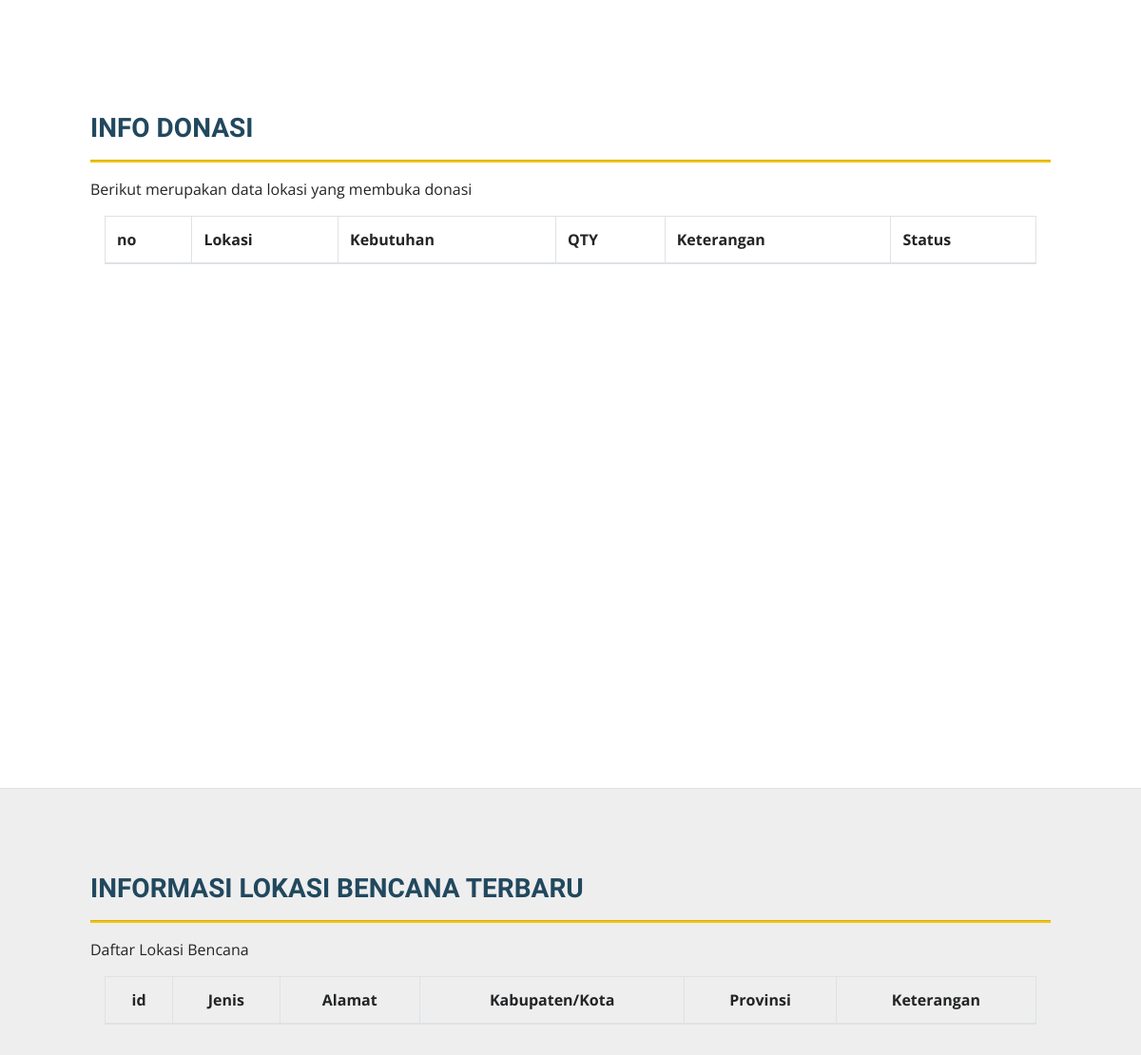
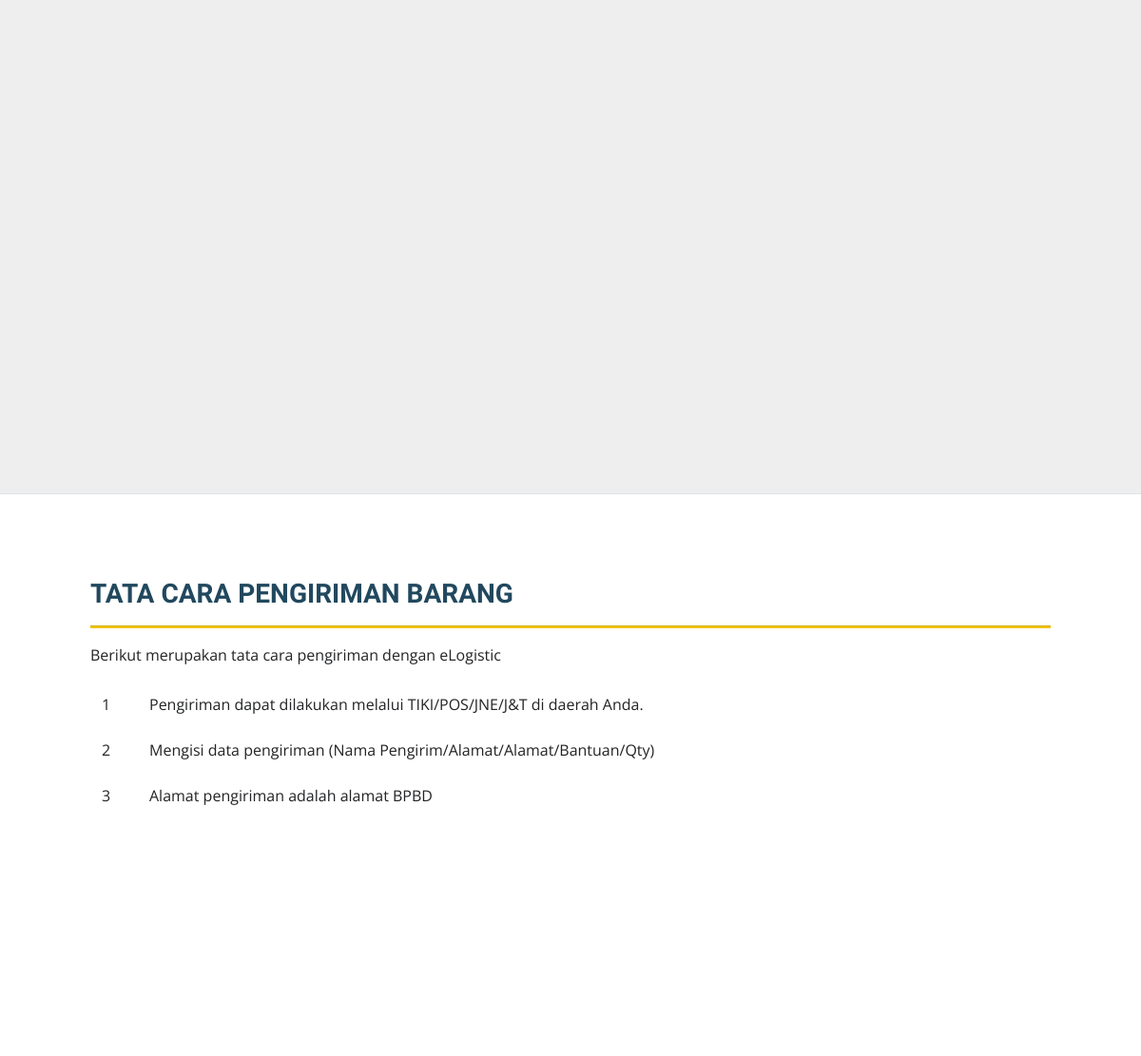
Before: / (middle part) with the older database file (2 pictures, top to bottom).
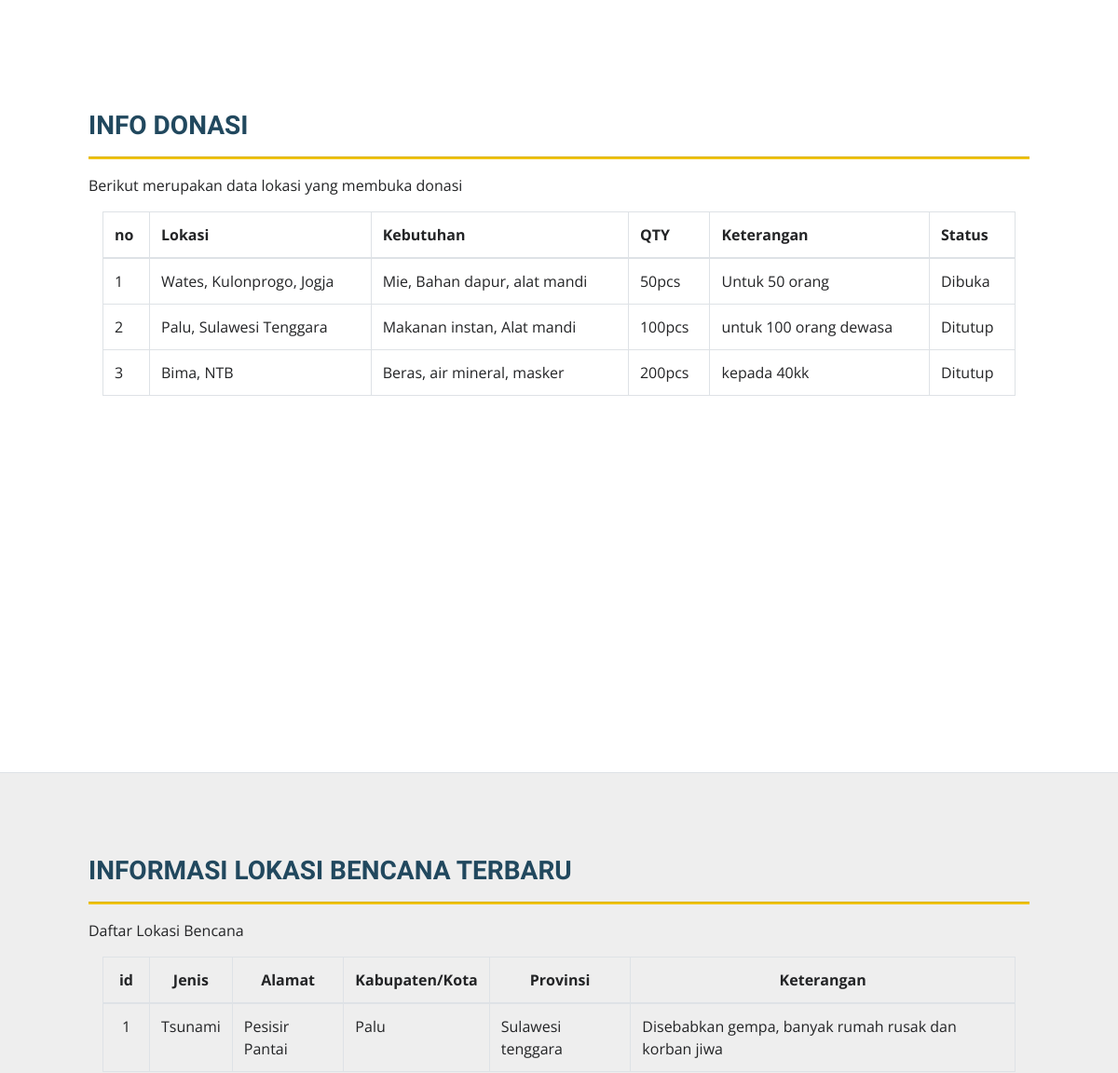
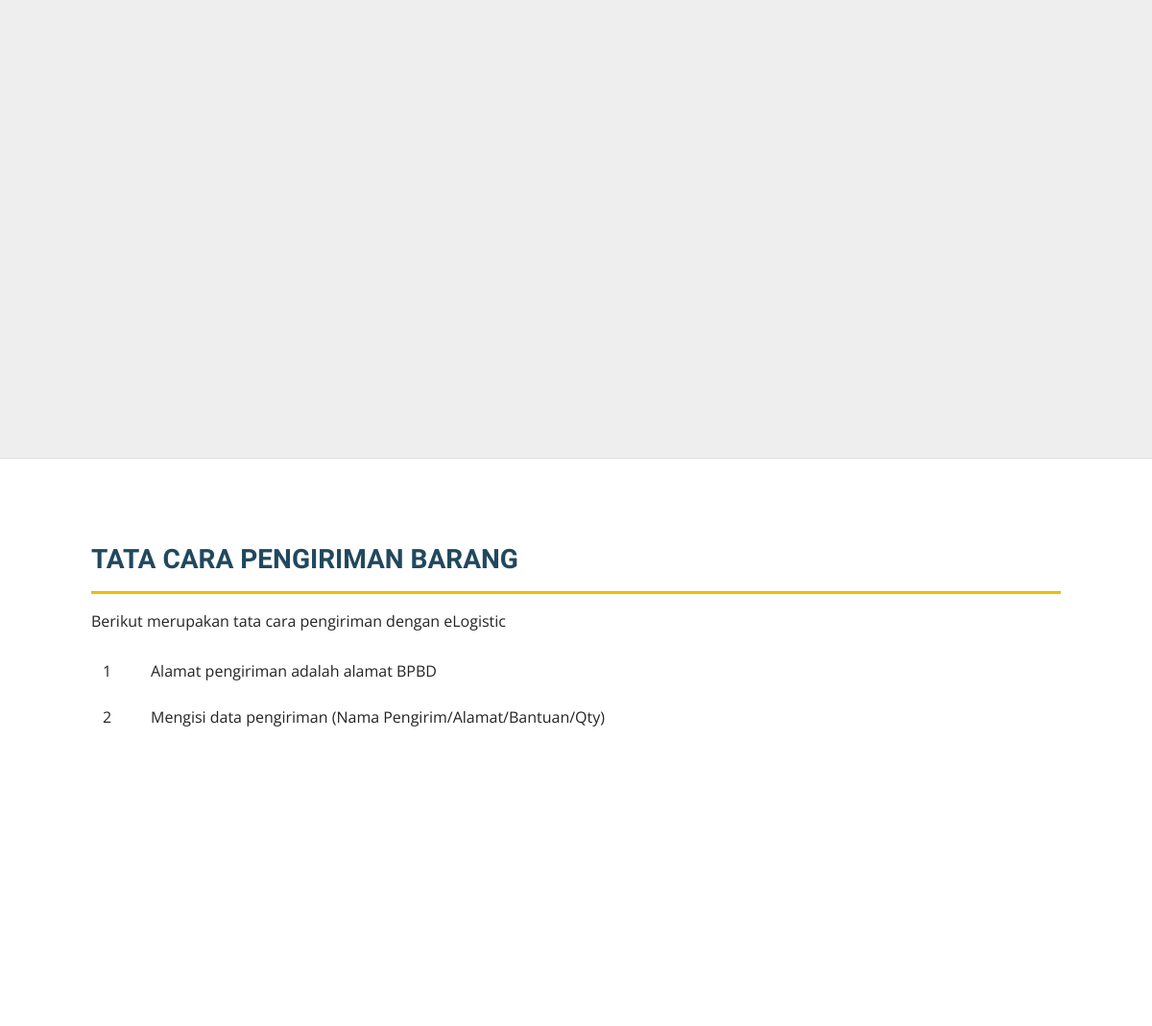
After: the same page with the newer database file (2 pictures, top to bottom).
### tables this page shows
CREATE TABLE `prosedur` (
  `id` int(11) NOT NULL,
  `prosedur` varchar(300) NOT NULL
);

CREATE TABLE `kebutuhan` (
  `id` int(11) NOT NULL,
  `lokasi` varchar(150) NOT NULL,
  `kebutuhan` varchar(100) NOT NULL,
  `qty` varchar(50) NOT NULL,
  `keterangan` varchar(200) NOT NULL,
  `status` varchar(10) NOT NULL
);

CREATE TABLE `lokasi` (
  `id` int(11) NOT NULL,
  `jenis` varchar(50) NOT NULL,
  `alamat` varchar(200) NOT NULL,
  `kabupaten` varchar(50) NOT NULL,
  `provinsi` varchar(50) NOT NULL,
  `keterangan` varchar(300) NOT NULL
);

### application/controllers/Home.php (called while the page is built, shortened)
<?php
class Home extends CI_Controller {
	public function index()
	{
		$this->data['kebutuhan'] = $this->KebutuhanModel->getKebutuhan('kebutuhan');
		$this->data['lokasi'] = $this->LokasiModel->getLokasi('lokasi');
		$this->data['hasilnya'] = $this->ProsedurModel->getProsedur('prosedur');
		$this->load->view('Home', $this->data);
	}
}

### index.php (called while the page is built, shortened)
<?php
require_once BASEPATH.'core/CodeIgniter.php';

### application/models/ProsedurModel.php (called while the page is built, shortened)
<?php
class ProsedurModel extends CI_Model {
	public function getProsedur($table_name){
		$get_cara = $this->db->get($table_name);
		return $get_cara->result_array();
	}
}

### application/models/KebutuhanModel.php (called while the page is built, shortened)
<?php
class KebutuhanModel extends CI_Model {
	public function getKebutuhan($table_name){
		$get_cara = $this->db->get($table_name);
		return $get_cara->result_array();
	}
}

### application/models/LokasiModel.php (called while the page is built, shortened)
<?php
class LokasiModel extends CI_Model {
	public function getLokasi($table_name){
		$get_lokasi = $this->db->get($table_name);
		return $get_lokasi->result_array();
	}
}

### application/views/Home.php (the view, shortened to what this page needs)
<!DOCTYPE html>
<html lang="en">
<head>
  <link href="<?php echo base_url(); ?>/assets/vendor/bootstrap/css/bootstrap.min.css" rel="stylesheet">
  <link href="<?php echo base_url(); ?>/assets/vendor/font-awesome/css/font-awesome.min.css" rel="stylesheet">
  <link href="<?php echo base_url(); ?>/assets/css/home.css" rel="stylesheet">
</head>
<body id="page-top">
  <div class="container-fluid p-0">
    <section class="resume-section container-fluid" id="info">
      <div class="my-auto">
        <h3 class="mb-0">
          <span class="text-primary">INFO DONASI</span>
        </h3>
        <hr>
        <p class="mb-3">Berikut merupakan data lokasi yang membuka donasi</p>
        <div class="col-md-12">
        <table class="table table-bordered">
          <thead>
            <tr>
              <th scope="col">no</th>
              <th scope="col">Lokasi</th>
              <th scope="col">Kebutuhan</th>
              <th scope="col">QTY</th>
              <th scope="col">Keterangan</th>
              <th scope="col">Status</th>
              </tr>
          </thead>
          <tbody>
            <?php
            $no = 1;
            foreach($kebutuhan as $k){ ?>
            <tr>
              <td width="50px" scope="row"><?php echo $no++ ?></td>
              <td><?php echo $k['lokasi'] ?></td>
              <td><?php echo $k['kebutuhan'] ?></td>
              <td><?php echo $k['qty'] ?></td>
              <td><?php echo $k['keterangan'] ?></td>
              <td><?php echo $k['status'] ?></td>
            </tr>
            <?php } ?>
          </tbody>
        </table>
        </div>
      </div>
    </section>
    <section class="resume-section container-fluid" id="lokasi">
      <div class="my-auto">
        <h3 class="mb-0">
          <span class="text-primary">INFORMASI LOKASI BENCANA TERBARU</span>
        </h3>
        <hr>
        <p class="mb-3">Daftar Lokasi Bencana</p>
        <div class="col-md-12">
        <table class="table table-bordered" >
          <thead style="text-align: center;">
            <tr>
              <th scope="col">id</th>
              <th scope="col">Jenis</th>
              <th scope="col">Alamat</th>
              <th scope="col">Kabupaten/Kota</th>
              <th scope="col">Provinsi</th>
              <th scope="col">Keterangan</th>
              </tr>
          </thead>
          <tbody>
            <?php
            $no = 1;
            foreach($lokasi as $l){ ?>
            <tr>
              <td style="text-align: center;" width="50px" scope="row"><?php echo $no++ ?></td>
              <td><?php echo $l['jenis'] ?></td>
              <td><?php echo $l['alamat'] ?></td>
              <td><?php echo $l['kabupaten'] ?></td>
              <td><?php echo $l['provinsi'] ?></td>
              <td><?php echo $l['keterangan'] ?></td>
            </tr>
            <?php } ?>
          </tbody>
        </table>
      </div>
      </div>
    </section>
    <section class="resume-section container-fluid " id="prosedur">
      <div class="my-auto">
        <h3 class="mb-0"><span class="text-primary">TATA CARA PENGIRIMAN BARANG</span></h3>
        <hr>
        <p class="mb-3">Berikut merupakan tata cara pengiriman dengan eLogistic</p>
        <table class="table table-borderless">
          <tbody>
            <?php
            $no = 1;
            foreach($hasilnya as $r){ ?>
            <tr>
              <td width="50px" scope="row"><?php echo $no++ ?></td>
              <td><?php echo $r['prosedur'] ?></td>
            </tr>
            <?php } ?>
          </tbody>
        </table>
      </div>
      </div>
</body>
</html>

### assets/css/home.css (style rules this page uses)
body { font-family: 'Open Sans', serif; color: #232426; }
h1,h2,h3,h4,h5,h6 { font-family: 'Saira Extra Condensed', serif; font-weight: 700; text-transform: uppercase; color: #343a40; }
hr { height: 2px; background-color: #f1c40f; -webkit-animation: color 5s ease-in 0s infinite alternate running; -moz-animation: color 5s linear 0s infinite alternate running; animation: color 5s linear 0s infinite alternate running; }
.my-auto { padding-left: 10vh; padding-right: 10vh; padding-top: 5vh; }
section.resume-section { border-bottom: 1px solid #dee2e6; padding-top: 3rem !important; padding-bottom: 3rem !important; }
section.resume-section { min-height: 100vh; }
section.resume-section { padding-top: 3rem !important; padding-bottom: 3rem !important; }
.text-primary { color: #21485e !important; }
#lokasi { background-color: #eee; }

Changed rows visible on the page:
removed prosedur: prosedur "Pengiriman dapat dilakukan melalui TIKI/POS/JNE/J&T di daerah Anda."
removed prosedur: prosedur "Mengisi data pengiriman (Nama Pengirim/Alamat/Alamat/Bantuan/Qty)"
added kebutuhan: lokasi "Wates, Kulonprogo, Jogja", kebutuhan "Mie, Bahan dapur, alat mandi", qty "50pcs", keterangan "Untuk 50 orang", status "Dibuka"
added kebutuhan: lokasi "Palu, Sulawesi Tenggara", kebutuhan "Makanan instan, Alat mandi", qty "100pcs", keterangan "untuk 100 orang dewasa", status "Ditutup"
added kebutuhan: lokasi "Bima, NTB", kebutuhan "Beras, air mineral, masker", qty "200pcs", keterangan "kepada 40kk", status "Ditutup"
added lokasi: jenis "Tsunami", alamat "Pesisir Pantai", kabupaten "Palu", provinsi "Sulawesi tenggara", keterangan "Disebabkan gempa, banyak rumah rusak dan korban jiwa"
added prosedur: prosedur "Mengisi data pengiriman (Nama Pengirim/Alamat/Bantuan/Qty)"
